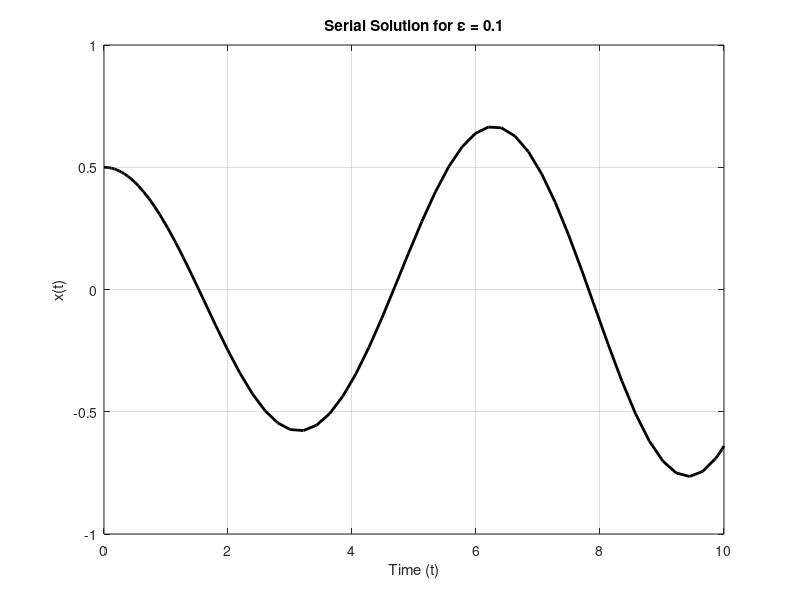

This chart was generated by the following MATLAB code: (Note: this script raises an error after producing the figure.)
clear; close all;   
%Series
time_span = [0 10];         
x0 = [0.5; 0];           
epsilon_values = 0.1;  

tic;
vdp = @(t, y) [y(2); 0.1 * (1 - y(1)^2) * y(2) - y(1)];
[t_serial, y_serial] = ode45(vdp, time_span, x0);
time_serial = toc; 
disp(['Time taken for serial execution: ', num2str(time_serial), ' seconds']);
 
%Plotting Series
figure; 
plot(t_serial, y_serial(:,1), '-k', 'linewidth', 2);
title('Serial Solution for \epsilon = 0.1'); xlabel('Time (t)'); ylabel('x(t)');
grid on; print('VanDerPol_Serial', '-dpng');

%Parallel
epsilon_values1 = linspace(0.01, 4, 5000);
if isempty(gcp()), parpool(); end
results_parallel = cell(length(epsilon_values1), 1);
tic; 
parfor i = 1:length(epsilon_values1)
    vdp = @(t, y) [y(2); epsilon_values1(i) * (1 - y(1)^2) * y(2) - y(1)];
    results_parallel{i} = ode45(vdp, time_span, x0);
end
parallel_time = toc; 
disp(['Parallel Execution Time: ', num2str(parallel_time), ' seconds']);

%Plotting parallel
epsilon_subset = [0.01, 0.9, 1.2, 2.7, 4.0];
colors = lines(length(epsilon_subset));
figure; 
hold on;
legend_entries = {};  % Store legend entries only for valid plots

for i = 1:length(epsilon_subset)
    idx = find(abs(epsilon_values1 - epsilon_subset(i)) < 1e-3, 1);
    if isempty(idx) || isempty(results_parallel{idx})
        warning('No valid result for epsilon = %.2f', epsilon_subset(i));
        continue;
    end
    y_values = results_parallel{idx}.y;
    plot(linspace(time_span(1), time_span(2), size(y_values, 2)), y_values(1, :), ...
        'Color', colors(i, :), 'linewidth', 2);
    legend_entries{end+1} = sprintf('\\epsilon = %.2f', epsilon_subset(i));  % Store valid entry
end

title('Parallel Solutions for Selected Epsilon Values'); 
xlabel('Time (t)'); ylabel('x(t)');
legend(legend_entries);  % Only add valid legend entries
grid on; print('VanDerPol_Parallel_5_Epsilons', '-dpng');

% Speedup and Efficiency
Speedup = time_serial / parallel_time
Efficiency = Speedup / gcp().NumWorkers * 100